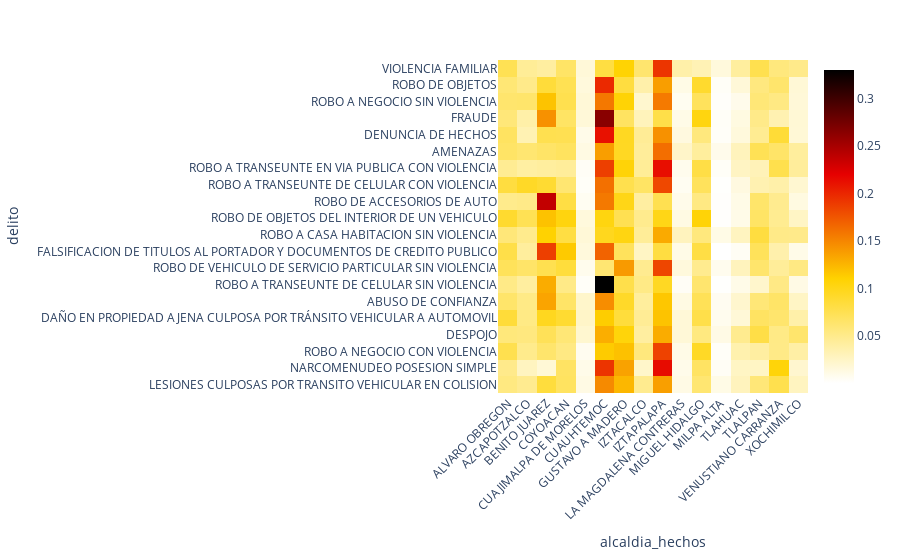

Notebook source saved alongside this figure:
### Code cell
# Created a heatmap per Crimes and Cities with plotly.express
fig = px.imshow(table_sc_cities.T, color_continuous_scale= 'hot_r', aspect='auto')
fig.update_xaxes(tickangle=-45)
fig.show()

### Figure 1 — Plotly figure (JSON) as saved in the notebook; plotly's stock layout.template omitted (floating-point values rounded to 4 significant figures; data arrays with more than 128 entries replaced by an {"elided": "..."} marker saying what was removed)
{"data": [{"coloraxis": "coloraxis", "hovertemplate": "alcaldia_hechos: %{x}<br>delito: %{y}<br>color: %{z}<extra></extra>", "name": "0", "type": "heatmap", "x": ["ALVARO OBREGON", "AZCAPOTZALCO", "BENITO JUAREZ", "COYOACAN", "CUAJIMALPA DE MORELOS", "CUAUHTEMOC", "GUSTAVO A MADERO", "IZTACALCO", "IZTAPALAPA", "LA MAGDALENA CONTRERAS", "MIGUEL HIDALGO", "MILPA ALTA", "TLAHUAC", "TLALPAN", "VENUSTIANO CARRANZA", "XOCHIMILCO"], "xaxis": "x", "y": ["VIOLENCIA FAMILIAR", "ROBO DE OBJETOS", "ROBO A NEGOCIO SIN VIOLENCIA", "FRAUDE", "DENUNCIA DE HECHOS", "AMENAZAS", "ROBO A TRANSEUNTE EN VIA PUBLICA CON VIOLENCIA", "ROBO A TRANSEUNTE DE CELULAR CON VIOLENCIA", "ROBO DE ACCESORIOS DE AUTO", "ROBO DE OBJETOS DEL INTERIOR DE UN VEHICULO", "ROBO A CASA HABITACION SIN VIOLENCIA", "FALSIFICACION DE TITULOS AL PORTADOR Y DOCUMENTOS DE CREDITO PUBLICO", "ROBO DE VEHICULO DE SERVICIO PARTICULAR SIN VIOLENCIA", "ROBO A TRANSEUNTE DE CELULAR SIN VIOLENCIA", "ABUSO DE CONFIANZA", "DAÑO EN PROPIEDAD AJENA CULPOSA POR TRÁNSITO VEHICULAR A AUTOMOVIL", "DESPOJO", "ROBO A NEGOCIO CON VIOLENCIA", "NARCOMENUDEO POSESION SIMPLE", "LESIONES CULPOSAS POR TRANSITO VEHICULAR EN COLISION"], "yaxis": "y", "z": {"elided": "20x16 float values"}}], "layout": {"coloraxis": {"colorscale": [[0, "rgb(255,255,255)"], [0.3333, "rgb(255,210,0)"], [0.6667, "rgb(230,0,0)"], [1, "rgb(0,0,0)"]]}, "margin": {"t": 60}, "xaxis": {"anchor": "y", "domain": [0, 1], "tickangle": -45, "title": {"text": "alcaldia_hechos"}}, "yaxis": {"anchor": "x", "autorange": "reversed", "domain": [0, 1], "title": {"text": "delito"}}}}
